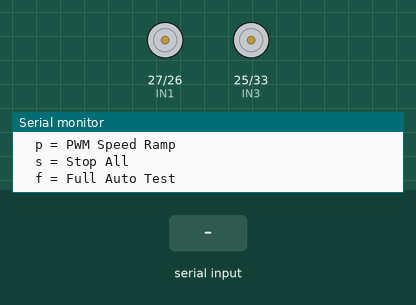
A sketch run on a simulated ESP32. Parts: motor-driver pin pairs drawn as motors (green arrow = first pin HIGH = forward, orange = second pin HIGH = backward, longer = more drive, scaled by the enable pin), the last lines printed to the serial monitor. The test bench sets the inputs (shaded band).

Above: at 2.0 s.
2.1 s: "p" received over Serial
At 2.56 s:
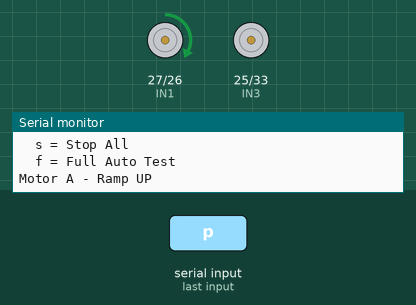
8.1 s: "c" received over Serial
At 9.7 s:
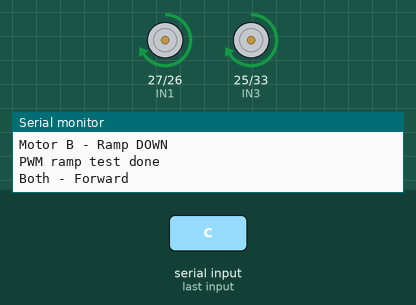
17.1 s: "a" received over Serial
At 19.8 s:
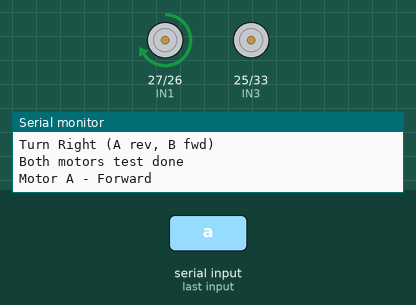
Timing chart, 0 to 25.4 s (numbered marks = the images above; inputs shaded):
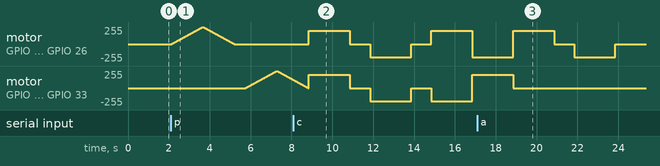

The sketch:

testdriver.ino
```cpp
#define IN1   27
#define IN2   26
#define ENA   14
#define IN3   25
#define IN4   33
#define ENB   32

#define PWM_FREQ       5000
#define PWM_RESOLUTION 8
#define TEST_DELAY     2000
#define RAMP_DELAY     30

void motorA_forward(int speed);
void motorA_reverse(int speed);
void motorA_stop();
void motorB_forward(int speed);
void motorB_reverse(int speed);
void motorB_stop();
void stopAll();
void testMotorA();
void testMotorB();
void testBothMotors();
void testPWMRamp();
void fullAutoTest();

void setup() {
  Serial.begin(115200);
  delay(1000);

  Serial.println("ESP32 + L298N Motor Driver Test");
  Serial.println();

  pinMode(IN1, OUTPUT);
  pinMode(IN2, OUTPUT);
  pinMode(IN3, OUTPUT);
  pinMode(IN4, OUTPUT);

  ledcAttach(ENA, PWM_FREQ, PWM_RESOLUTION);
  ledcAttach(ENB, PWM_FREQ, PWM_RESOLUTION);
  stopAll();

  Serial.println("Commands:");
  Serial.println("  a = Test Motor A");
  Serial.println("  b = Test Motor B");
  Serial.println("  c = Test Both Motors");
  Serial.println("  p = PWM Speed Ramp");
  Serial.println("  s = Stop All");
  Serial.println("  f = Full Auto Test");
  Serial.println();

  unsigned long startWait = millis();
  while (millis() - startWait < 5000) {
    if (Serial.available()) return;
    delay(100);
  }

  Serial.println("Auto test starting...");
  fullAutoTest();
}

void loop() {
  if (Serial.available()) {
    char cmd = Serial.read();
    while (Serial.available()) Serial.read();

    switch (cmd) {
      case 'a': case 'A': testMotorA(); break;
      case 'b': case 'B': testMotorB(); break;
      case 'c': case 'C': testBothMotors(); break;
      case 'p': case 'P': testPWMRamp(); break;
      case 's': case 'S':
        stopAll();
        Serial.println("All motors stopped");
        break;
      case 'f': case 'F': fullAutoTest(); break;
    }
  }
}

void motorA_forward(int speed) {
  digitalWrite(IN1, HIGH);
  digitalWrite(IN2, LOW);
  ledcWrite(ENA, speed);
}

void motorA_reverse(int speed) {
  digitalWrite(IN1, LOW);
  digitalWrite(IN2, HIGH);
  ledcWrite(ENA, speed);
}

void motorA_stop() {
  digitalWrite(IN1, LOW);
  digitalWrite(IN2, LOW);
  ledcWrite(ENA, 0);
}

void motorB_forward(int speed) {
  digitalWrite(IN3, HIGH);
  digitalWrite(IN4, LOW);
  ledcWrite(ENB, speed);
}

void motorB_reverse(int speed) {
  digitalWrite(IN3, LOW);
  digitalWrite(IN4, HIGH);
  ledcWrite(ENB, speed);
}

void motorB_stop() {
  digitalWrite(IN3, LOW);
  digitalWrite(IN4, LOW);
  ledcWrite(ENB, 0);
}

void stopAll() {
  motorA_stop();
  motorB_stop();
}

void testMotorA() {
  Serial.println("Motor A - Forward");
  motorA_forward(200);
  delay(TEST_DELAY);

  Serial.println("Motor A - Stop");
  motorA_stop();
  delay(1000);

  Serial.println("Motor A - Reverse");
  motorA_reverse(200);
  delay(TEST_DELAY);

  Serial.println("Motor A - Stop");
  motorA_stop();
  delay(500);
  Serial.println("Motor A test done");
}

void testMotorB() {
  Serial.println("Motor B - Forward");
  motorB_forward(200);
  delay(TEST_DELAY);

  Serial.println("Motor B - Stop");
  motorB_stop();
  delay(1000);

  Serial.println("Motor B - Reverse");
  motorB_reverse(200);
  delay(TEST_DELAY);

  Serial.println("Motor B - Stop");
  motorB_stop();
  delay(500);
  Serial.println("Motor B test done");
}

void testBothMotors() {
  Serial.println("Both - Forward");
  motorA_forward(200);
  motorB_forward(200);
  delay(TEST_DELAY);

  Serial.println("Both - Stop");
  stopAll();
  delay(1000);

  Serial.println("Both - Reverse");
  motorA_reverse(200);
  motorB_reverse(200);
  delay(TEST_DELAY);

  Serial.println("Both - Stop");
  stopAll();
  delay(1000);

  Serial.println("Turn Left (A fwd, B rev)");
  motorA_forward(200);
  motorB_reverse(200);
  delay(TEST_DELAY);

  Serial.println("Turn Right (A rev, B fwd)");
  motorA_reverse(200);
  motorB_forward(200);
  delay(TEST_DELAY);

  stopAll();
  Serial.println("Both motors test done");
}

void testPWMRamp() {
  Serial.println("Motor A - Ramp UP");
  digitalWrite(IN1, HIGH);
  digitalWrite(IN2, LOW);
  for (int speed = 0; speed <= 255; speed += 5) {
    ledcWrite(ENA, speed);
    delay(RAMP_DELAY);
  }

  Serial.println("Motor A - Ramp DOWN");
  for (int speed = 255; speed >= 0; speed -= 5) {
    ledcWrite(ENA, speed);
    delay(RAMP_DELAY);
  }
  motorA_stop();
  delay(500);

  Serial.println("Motor B - Ramp UP");
  digitalWrite(IN3, HIGH);
  digitalWrite(IN4, LOW);
  for (int speed = 0; speed <= 255; speed += 5) {
    ledcWrite(ENB, speed);
    delay(RAMP_DELAY);
  }

  Serial.println("Motor B - Ramp DOWN");
  for (int speed = 255; speed >= 0; speed -= 5) {
    ledcWrite(ENB, speed);
    delay(RAMP_DELAY);
  }
  motorB_stop();
  Serial.println("PWM ramp test done");
}

void fullAutoTest() {
  Serial.println("=== Pin Test ===");

  Serial.println("IN1 HIGH");
  digitalWrite(IN1, HIGH); digitalWrite(IN2, LOW);
  digitalWrite(IN3, LOW); digitalWrite(IN4, LOW);
  ledcWrite(ENA, 0); ledcWrite(ENB, 0);
  delay(1000);

  Serial.println("IN2 HIGH");
  digitalWrite(IN1, LOW); digitalWrite(IN2, HIGH);
  delay(1000);

  Serial.println("IN3 HIGH");
  digitalWrite(IN1, LOW); digitalWrite(IN2, LOW);
  digitalWrite(IN3, HIGH); digitalWrite(IN4, LOW);
  delay(1000);

  Serial.println("IN4 HIGH");
  digitalWrite(IN3, LOW); digitalWrite(IN4, HIGH);
  delay(1000);

  Serial.println("ENA PWM 255");
  digitalWrite(IN4, LOW);
  ledcWrite(ENA, 255);
  delay(1000);

  Serial.println("ENB PWM 255");
  ledcWrite(ENA, 0);
  ledcWrite(ENB, 255);
  delay(1000);

  ledcWrite(ENB, 0);
  stopAll();
  Serial.println("Pin test done");
  Serial.println();

  Serial.println("=== Motor A ===");
  testMotorA();
  Serial.println();

  Serial.println("=== Motor B ===");
  testMotorB();
  Serial.println();

  Serial.println("=== Both Motors ===");
  testBothMotors();
  Serial.println();

  Serial.println("=== PWM Ramp ===");
  testPWMRamp();
  Serial.println();

  Serial.println("=== Brake Test ===");
  Serial.println("Motor A full speed then brake");
  motorA_forward(255);
  delay(1500);
  digitalWrite(IN1, HIGH);
  digitalWrite(IN2, HIGH);
  ledcWrite(ENA, 255);
  delay(1500);
  motorA_stop();
  delay(500);

  Serial.println("Motor B full speed then brake");
  motorB_forward(255);
  delay(1500);
  digitalWrite(IN3, HIGH);
  digitalWrite(IN4, HIGH);
  ledcWrite(ENB, 255);
  delay(1500);
  motorB_stop();

  stopAll();
  Serial.println();
  Serial.println("All tests complete");
}
```

Measured:
- after the input at 2.1 s, motor on GPIO 27 (IN1) / GPIO 26 (IN2): rises from stopped to forward 255/255 in 1.5 s, then falls to stopped in 1.6 s; motor on GPIO 25 (IN3) / GPIO 33 (IN4): rises from stopped to forward 255/255 in 1.5 s, then falls to forward 125/255 in 0.81 s
- after the input at 8.1 s, motor on GPIO 27 (IN1) / GPIO 26 (IN2): stopped → forward 199/255 after 0.75 s, → stopped 2.0 s later, → backward 199/255 1.0 s later, → stopped 2.0 s later, … (6 changes in this stretch)
- after the input at 17.1 s, motor on GPIO 27 (IN1) / GPIO 26 (IN2): backward 199/255 → forward 199/255 after 1.8 s, → stopped 2.0 s later, → backward 199/255 1.0 s later, → stopped 2.0 s later
